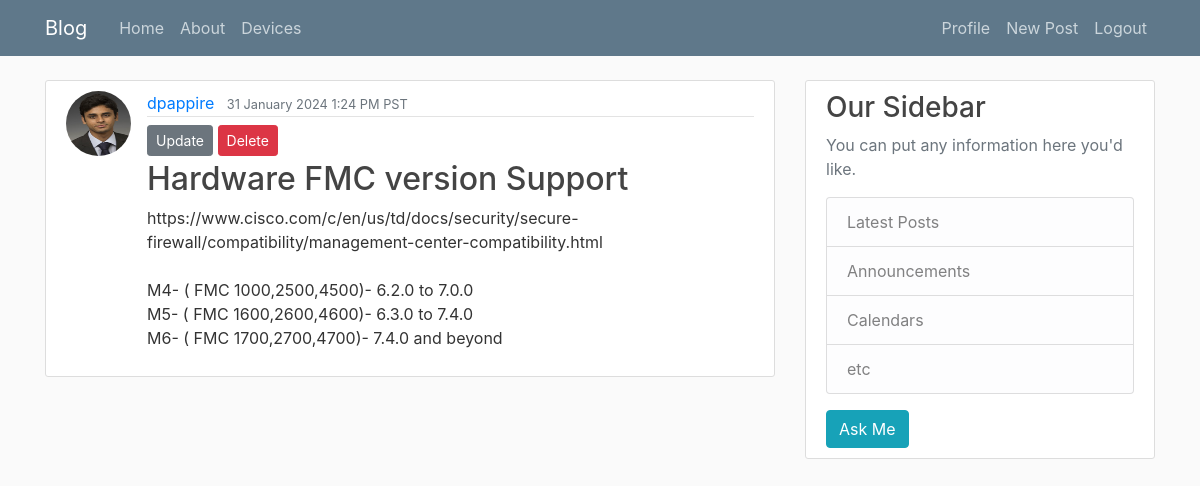
The app's page /post/15/ (signed in) with its own data.
### blog/models.py (models this page shows, shortened)
class Post(models.Model):
	title = models.CharField(max_length=100)
	content = models.TextField()
	date_posted = models.DateTimeField(default=timezone.now)
	author = models.ForeignKey(User, on_delete=models.CASCADE)

### users/models.py (models this page shows, shortened)
class Profile(models.Model):
	user = models.OneToOneField(User, on_delete=models.CASCADE)
	email = models.EmailField()
	bio = models.TextField(blank=True, null=True)
	linkedin = models.TextField(blank=True, null=True)
	image = models.ImageField(default='default.jpg', upload_to='profile_pics')

### blog/views.py (the view)
# urls.py: path('post/<int:pk>/', PostDetailView.as_view(), name='post-detail'),
@method_decorator(login_required, name='dispatch')
class PostDetailView(DetailView):
    model = Post

### blog/templates/blog/post_detail.html
{% extends "blog/base.html" %}
{% block content %}
  <article class="media content-section">
    <img class="rounded-circle article-img" src="{{ object.author.profile.image.url }}">
    <div class="media-body">
      <div class="article-metadata">
        <a class="mr-2" href="#">{{ object.author }}</a>
        <small class="text-muted">{{ object.date_posted|date:"d F Y f A T" }}</small>
      </div>
      <div>
          <a class="btn btn-secondary btn-sm mt-1 mb-1" href="{% url 'post-update' object.id %}">Update</a>
          <a class="btn btn-danger btn-sm mt-1 mb-1" href="{% url 'post-delete' object.id %}">Delete</a>
      </div>
      <h2 class="article-title">{{ object.title }}</h2>
      <p class="article-content-detail">{{ object.content }}</p>
    </div>
  </article>
{% endblock content %}

### blog/static/blog/main.css (style rules this page uses)
body { background: #fafafa; color: #333333; margin-top: 5rem; }
h1, h2, h3, h4, h5, h6 { color: #444444; }
.content-section { background: #ffffff; padding: 10px 20px; border: 1px solid #dddddd; border-radius: 3px; margin-bottom: 20px; }
.article-title { color: #444444; }
.article-content-detail { overflow: scroll; white-space: pre-line; width: 600px; }
.article-img { height: 65px; width: 65px; margin-right: 16px; }
.article-metadata { padding-bottom: 1px; margin-bottom: 4px; border-bottom: 1px solid #e3e3e3 }

### records on screen
Post: author.profile.image (picture), author "dpappire", date_posted "31 January 2024 1:24 PM PST", title "Hardware FMC version Support", content "https://www.cisco.com/c/en/us/td/docs/security/secure-firewall/compatibility/management-center-compatibility.html M4- ( FMC 1000,2500,4500)- 6.2.0 to 7.0.0 M5- ( FMC 1600,2600,4600)- 6.3.0 to 7.4.0 M6- ( FMC 1700,2700,4700)- 7.4.0 and beyond"
